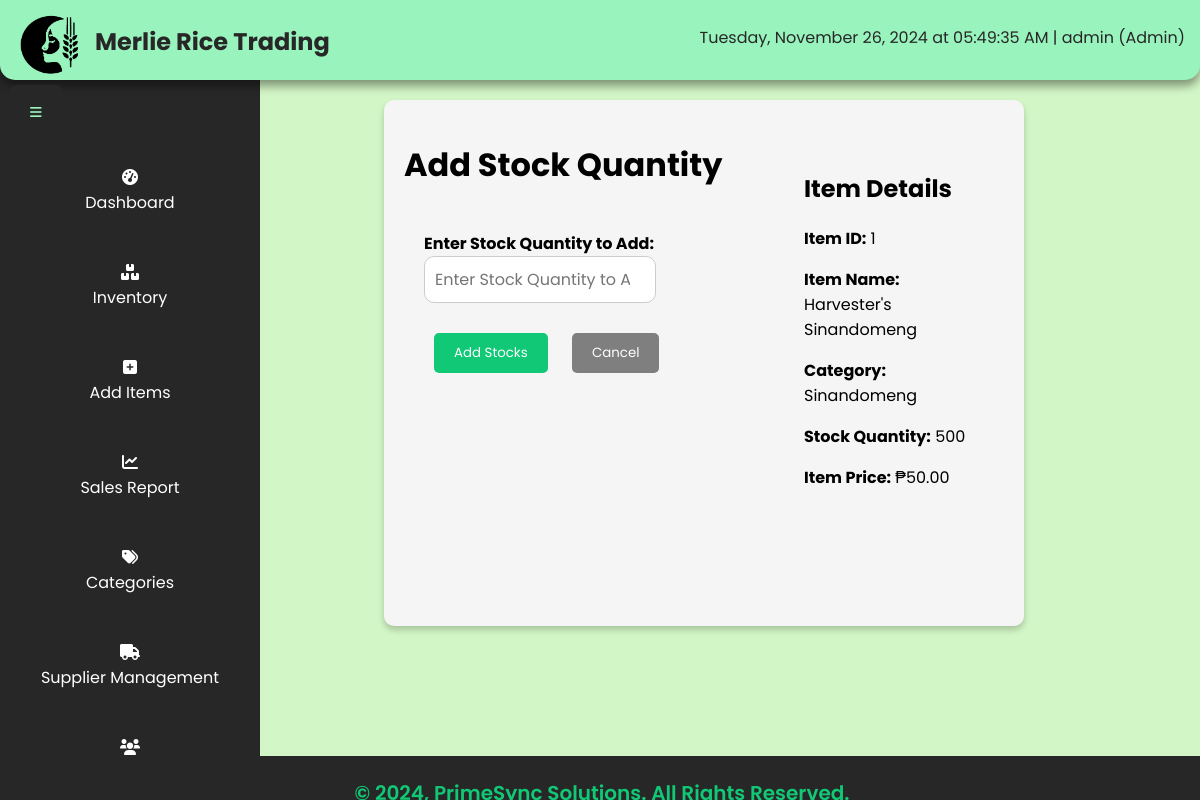
The page /add_quantity.php?id=1 (signed in) on the database its author committed.
### tables this page shows
CREATE TABLE IF NOT EXISTS `items` (
  `item_id` int(11) NOT NULL AUTO_INCREMENT,
  `item_name` varchar(100) NOT NULL,
  `ProcessingMethod` varchar(100) DEFAULT NULL,
  `Region` varchar(100) DEFAULT NULL,
  `date_time` datetime DEFAULT NULL,
  `StockQuantity` int(11) NOT NULL,
  `supplier_name` varchar(100) DEFAULT NULL,
  `supplier_id` int(11) DEFAULT NULL,
  `QualityGrade` varchar(100) DEFAULT NULL,
  `MinimumStockLevel` int(11) NOT NULL,
  `item_price` decimal(10,2) DEFAULT NULL,
  `creator` varchar(100) DEFAULT NULL,
  `cat_id` int(11) DEFAULT NULL,
  `category` varchar(100) DEFAULT NULL,
  PRIMARY KEY (`item_id`),
  FOREIGN KEY (`cat_id`) REFERENCES `category` (`cat_id`) ON DELETE SET NULL ON UPDATE CASCADE,
  FOREIGN KEY (`category`) REFERENCES `category` (`category`) ON DELETE SET NULL ON UPDATE CASCADE,
  FOREIGN KEY (`supplier_id`) REFERENCES `suppliers` (`supplier_id`) ON DELETE CASCADE ON UPDATE CASCADE,
  FOREIGN KEY (`supplier_name`) REFERENCES `suppliers` (`supplier_name`) ON DELETE CASCADE ON UPDATE CASCADE
);

### add_quantity.php (the view, shortened to what this page needs)
<?php
include 'db_connector.php';
if ($_SERVER['REQUEST_METHOD'] == 'GET') {
    $item_id = $_GET['id'];
    $sql = "SELECT item_name, category, StockQuantity, item_price FROM items WHERE item_id = ?";
    $stmt = $conn->prepare($sql);
    $stmt->bind_param('s', $item_id);
    $stmt->execute();
    $stmt->bind_result($item_name, $category, $stock_quantity, $item_price);
}
?>
<!DOCTYPE html>
<html lang="en">
<head>
    <link rel="stylesheet" href="/PrimeSync_IMS/assets/Css/index.css?v=<?php echo time(); ?>">
</head>
<body>
    <?php include 'header.php'; ?>
    <?php include 'sidebar.php'; ?>
    <div class="dashboard-container add-quantity-div">
        <h1>Add Stock Quantity</h1>
        <div class="item-details">
            <h2>Item Details</h2>
            <p><strong>Item ID:</strong> <?php echo htmlspecialchars($item_id); ?></p>
            <p><strong>Item Name:</strong> <?php echo htmlspecialchars($item_name); ?></p>
            <p><strong>Category:</strong> <?php echo htmlspecialchars($category); ?></p>
            <p><strong>Stock Quantity:</strong> <?php echo htmlspecialchars($stock_quantity); ?></p>
            <p><strong>Item Price:</strong> <?php echo '₱'; echo htmlspecialchars($item_price); ?></p>
        </div>
        <div class="add-quantity-form">
            <form method="POST" action="add_quantity.php">
                <div class="form-input add-quantity">
                    <label for="stock_quantity"><b>Enter Stock Quantity to Add:</b></label>
                    <input type="number" id="stock_quantity" name="stock_quantity" placeholder="Enter Stock Quantity to Add" required>
                    <button type="submit" class="modal-btn add">Add Stocks</button>
                    <button type="button" class="modal-btn cancel" onclick="window.location.href='inventory.php'">Cancel</button>
                </div>
            </form>
        </div>
    </div>
    <?php include 'footer.php'; ?>
</body>
</html>

### assets/Css/index.css (style rules this page uses)
body { background-color: #D2F6C5; margin: 0; line-height: normal; font-family: 'Poppins', sans-serif; padding-top: 60px; }
.form-input::placeholder { color: #aaa; }
.modal-btn { padding: 10px 20px; margin: 10px; border: none; border-radius: 5px; cursor: pointer; font-family: 'Poppins', sans-serif; }
.cancel { background-color: gray; color: white; }
.dashboard-container { margin: 40px 20px 10% 280px; padding: 20px; padding-bottom: 100px; background-color: #f5f5f5; border-radius: 10px; box-shadow: 0 4px 6px rgba(0, 0, 0, 0.2); }
.usermodal-content input[type="text"], .usermodal-content input[type="password"], .usermodal-content input[type="number"], .usermodal-content input[type="email"], .usermodal-content textarea, .form-input input[type="number"], .edit-items-div input[type="text"], .usermodal-content select { font-family: 'Poppins', sans-serif; width: calc(100% - 20px); padding: 10px; margin: 0 auto 20px auto; display: block; border: 1px solid #ccc; border-radius: 5px; font-size: 16px; }
.form-input input[type="number"] { width: 70%; margin-left: 0; padding: 10px; border-radius: 10px; justify-content: left; }
.modal-btn.cancel { background-color: #7f7f7f; color: white; }
.modal-btn.add { background-color: #10c875; color: #fff; }
.edit-items-div, .add-quantity-div { width: 50%; margin-left: 32%; }

### add_quantity.php (style rules this page uses)
.item-details { float: right; width: 30%; padding: 20px; margin-top: -80px; }
.add-quantity-form { float: left; width: 50%; padding: 20px; }

### rows shown on the page
items: item_name "Harvester's Sinandomeng", category "Sinandomeng", StockQuantity "500", item_price "50.00"

### other values the page prints
$item_id "1"
